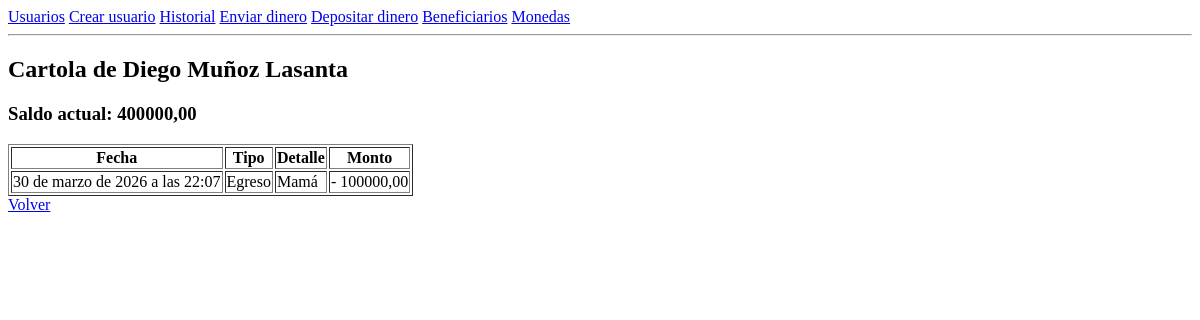
Before: /cartola/1/ with the older database file.
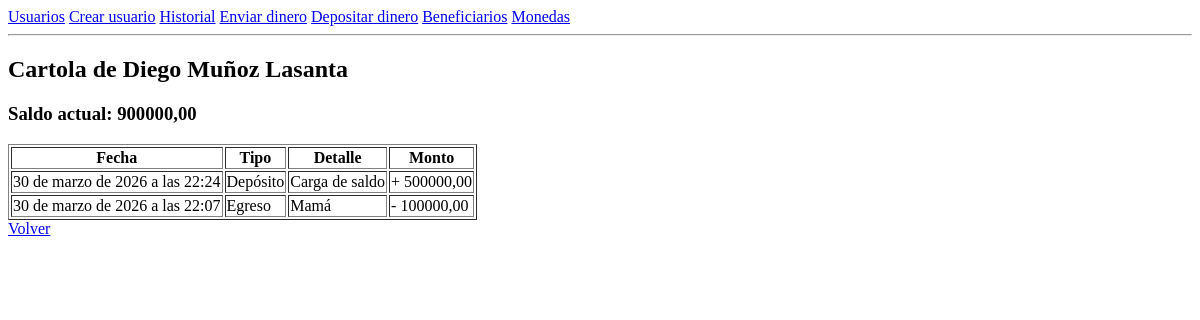
After: the same page with the newer database file.
### gestion/models.py (models this page shows, shortened)
class Usuario(models.Model):
    user_id = models.AutoField(primary_key=True)
    nombre = models.CharField(max_length=100)
    correo_electronico = models.EmailField(max_length=150, unique=True)
    contrasena = models.CharField(max_length=255)
    saldo = models.DecimalField(max_digits=15, decimal_places=2, default=0.00)
    fecha_creacion = models.DateTimeField(auto_now_add=True)

class Transaccion(models.Model):
    transaction_id = models.AutoField(primary_key=True)
    id_usuario_emisor = models.ForeignKey(
        Usuario,
        on_delete=models.CASCADE,
        related_name='transacciones_enviadas'
    )
    id_beneficiario = models.ForeignKey(
        Beneficiario,
        on_delete=models.CASCADE,
        related_name='transacciones_recibidas'
    )
    currency_id = models.ForeignKey(
        Moneda,
        on_delete=models.CASCADE
    )
    importe = models.DecimalField(max_digits=15, decimal_places=2)
    fecha_transaccion = models.DateTimeField(auto_now_add=True)
    class Meta:
        indexes = [
            models.Index(fields=['id_usuario_emisor', 'fecha_transaccion']),
            models.Index(fields=['id_beneficiario', 'fecha_transaccion']),
        ]

class Beneficiario(models.Model):
    beneficiario_id = models.AutoField(primary_key=True)
    nombre = models.CharField(max_length=100)
    detalle = models.CharField(max_length=150, blank=True, null=True)
    fecha_creacion = models.DateTimeField(auto_now_add=True)

### gestion/views.py (the view)
# urls.py: path('cartola/<int:usuario_id>/', CartolaUsuarioView.as_view(), name='cartola_usuario'),
class CartolaUsuarioView(ListView):
    model = Transaccion
    template_name = 'gestion/cartola.html'
    context_object_name = 'movimientos'
    def get_queryset(self):
        usuario_id = self.kwargs.get('usuario_id')
        return Transaccion.objects.filter(
            id_usuario_emisor_id=usuario_id
        ).order_by('-fecha_transaccion')
    def get_context_data(self, **kwargs):
        context = super().get_context_data(**kwargs)
        usuario_id = self.kwargs.get('usuario_id')
        context['usuario'] = Usuario.objects.get(user_id=usuario_id)
        return context

### gestion/templates/gestion/cartola.html
{% extends 'base.html' %}
{% block content %}
<h2>Cartola de {{ usuario.nombre }}</h2>
<h3>Saldo actual: {{ usuario.saldo }}</h3>
<table border="1">
    <tr>
        <th>Fecha</th>
        <th>Tipo</th>
        <th>Detalle</th>
        <th>Monto</th>
    </tr>
    {% for mov in movimientos %}
    <tr>
        <td>{{ mov.fecha_transaccion }}</td>
        {% if mov.id_beneficiario.nombre == "DEPOSITO" %}
            <td>Depósito</td>
            <td>Carga de saldo</td>
            <td>+ {{ mov.importe }}</td>
        {% else %}
            <td>Egreso</td>
            <td>{{ mov.id_beneficiario.nombre }}</td>
            <td>- {{ mov.importe }}</td>
        {% endif %}
    </tr>
    {% empty %}
    <tr>
        <td colspan="4">No hay movimientos</td>
    </tr>
    {% endfor %}
</table>
<a href="{% url 'usuario_list' %}">Volver</a>
{% endblock %}

Changed rows visible on the page:
changed Usuario "Diego Muñoz Lasanta": saldo "400000,00" → "900000,00"
added Transaccion: fecha_transaccion "30 de marzo de 2026 a las 22:24", importe "500000,00"
